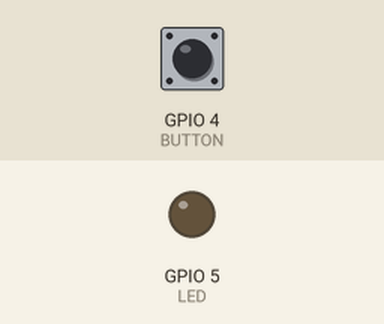
Simulated run of this sketch. Board: ESP8266 (NodeMCU). Parts: output pins drawn as LEDs (lit = HIGH). The test bench sets the inputs (shaded band); at power-on: GPIO 4 (BUTTON) LOW. WiFi joins after 1.5 s; servers stay silent unless stated; what the sketch prints to the serial monitor is not drawn.

Above: at 2.7 s.
2.8 s: GPIO 4 (BUTTON) pulled HIGH for 1.55 s
At 3.3 s:
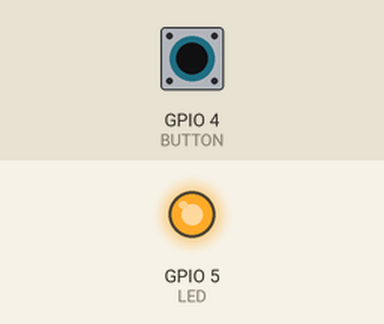
5.8 s: GPIO 4 (BUTTON) pulled HIGH for 3.2 s
At 7.4 s:
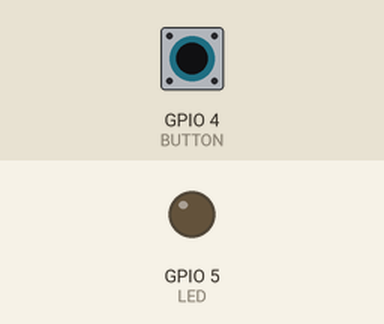
Timing chart, 0 to 8.9 s (numbered marks = the images above; inputs shaded):
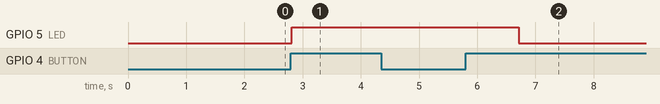

Measured:
- after the input at 2.8 s, GPIO 5 (LED): LOW → HIGH at once
- after the input at 5.8 s, GPIO 5 (LED): HIGH → LOW after 0.91 s

The sketch:

Switch_LED_with_IoT.ino
```cpp
// Robo India Tutorial
// Simple code upload the tempeature and humidity data using thingspeak.com
// Hardware: NodeMCU,LED


#include "ThingSpeak.h"
#include <ESP8266WiFi.h>

const char *ssid =  "AS2L-Room";     // replace with your wifi ssid and wpa2 key
const char *pass =  "ODU_BLAST";
const char* server = "api.thingspeak.com";
 const char * myWriteAPIKey = "3M0SBN71PI6UD1A4"; //  Enter your Write API key from ThingSpeak
unsigned long myChannelNumber = 803487;

WiFiClient client;

#define LED 5 // D1(gpio5)
#define BUTTON 4 //D2(gpio4)

int buttonState=0;

int switchState = 0; // actual read value from pin4
int oldSwitchState = 0; // last read value from pin4
int lightsOn = 0; // is the switch on = 1 or off = 0

void setup()
{
       Serial.begin(115200);
       delay(10);

        pinMode(BUTTON, INPUT); // push button
        pinMode(LED, OUTPUT); // anything you want to control using a switch e.g. a Led

       Serial.println("Connecting to ");
       Serial.println(ssid);


       WiFi.begin(ssid, pass);

      while (WiFi.status() != WL_CONNECTED)
     {
            delay(500);
            Serial.print(".");
     }
      Serial.println("");
      Serial.println("WiFi connected");

      // Print the IP address
      Serial.println(WiFi.localIP());
      ThingSpeak.begin(client);

}

void loop() {
 switchState = digitalRead(BUTTON); // read the pushButton State
 if (switchState != oldSwitchState) // catch change
 {
 oldSwitchState = switchState;
 if (switchState == HIGH)
 {
 // toggle
 lightsOn = !lightsOn;
 }
 }
 if(lightsOn)
 {
 digitalWrite(LED, HIGH); // set the LED on
 buttonState = HIGH;
 } else {
 digitalWrite(LED, LOW); // set the LED off
  buttonState = LOW;
 }
 Serial.print("Button Status is :");
 Serial.print(buttonState);
 ThingSpeak.writeField(myChannelNumber, 4, buttonState, myWriteAPIKey);
 delay(1000);

 }
```
